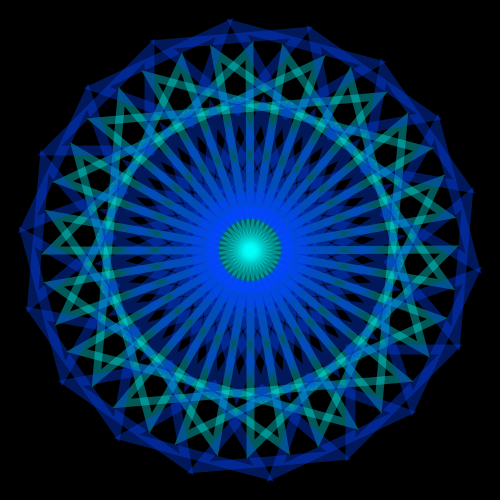
Frame 1 (no input)
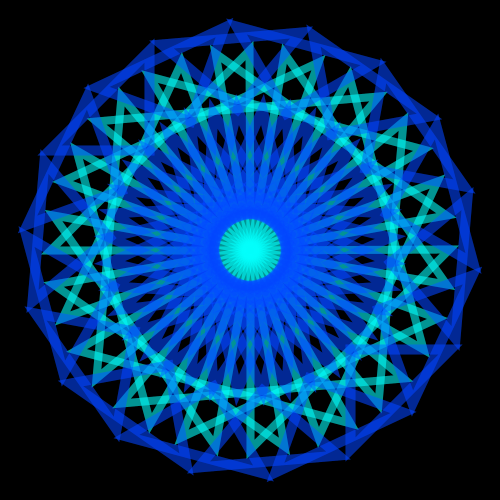
Frame 2 (the mouse pressed at the canvas centre, redrawn once)

The Processing sketch that drew these frames (run headless with seeded random() and noise(); the mouse was pressed at the canvas centre and the sketch redrawn once):

// Processing sketch: processing_99554
// ── processing_99554.pde

void setup()
{ // la taille, le fond, et le non remplissage des formes de mon sketch
  size(500,500);
  smooth();
  background(0);
  noFill();
}

void draw ()
{ //je crée une boucle for pour faire tourner mes formes
    translate(width/2,height/2);
   for (int i=0;i<360;i+=20)
  { // rotation triangle1 bleu clair
    rotate(radians(20));
    stroke(#03FFFD,90);
    strokeWeight(8);
    triangle(0,0,200,0,0,200);
  }
   for (int i=0;i<360;i+=20)
  { // rotation 2 exté
    rotate(radians(20));
    stroke(#0343FF,90);
    strokeWeight(10);
    triangle(100,100,200,100,100,200);
  }
   for (int i=0;i<360;i+=10)
  { // rotation 3 inté
    rotate(radians(10));
    stroke(#0343FF,90);
    strokeWeight(10);
    triangle(50,0,100,100,0,50);
  }
  noLoop();
}
